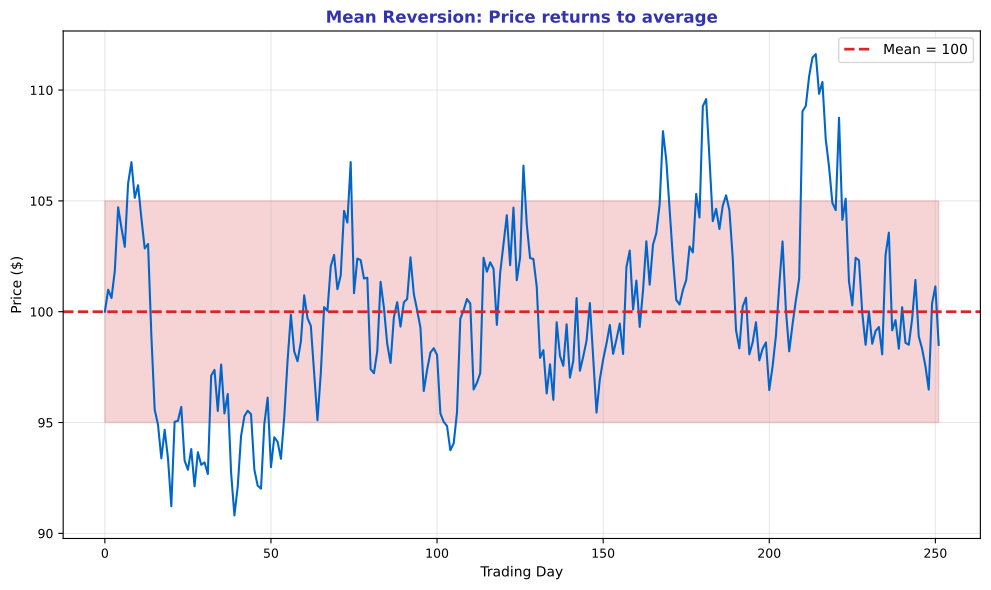

This figure's Python source:
"""Mean Reversion - Price returns to average"""
import matplotlib.pyplot as plt
import numpy as np
from pathlib import Path

plt.rcParams.update({
    'font.size': 10, 'axes.labelsize': 10, 'axes.titlesize': 11,
    'xtick.labelsize': 9, 'ytick.labelsize': 9, 'legend.fontsize': 9,
    'figure.figsize': (10, 6), 'figure.dpi': 150
})

MLPURPLE = '#3333B2'
MLBLUE = '#0066CC'
MLRED = '#D62728'

np.random.seed(42)
n = 252
mean_level = 100
theta = 0.1
sigma = 2
prices_mr = [mean_level]

for _ in range(n-1):
    dp = theta * (mean_level - prices_mr[-1]) + sigma * np.random.randn()
    prices_mr.append(prices_mr[-1] + dp)

fig, ax = plt.subplots(figsize=(10, 6))

ax.plot(prices_mr, color=MLBLUE, linewidth=1.5)
ax.axhline(mean_level, color=MLRED, linestyle='--', linewidth=2, label=f'Mean = {mean_level}')
ax.fill_between(range(n), mean_level - 5, mean_level + 5, alpha=0.2, color=MLRED)

ax.set_xlabel('Trading Day', fontsize=10)
ax.set_ylabel('Price ($)', fontsize=10)
ax.set_title('Mean Reversion: Price returns to average', fontsize=12, fontweight='bold', color=MLPURPLE)
ax.legend(fontsize=10)
ax.grid(alpha=0.3)

plt.tight_layout()
plt.savefig(Path(__file__).parent / 'chart.pdf', dpi=300, bbox_inches='tight')
plt.close()
